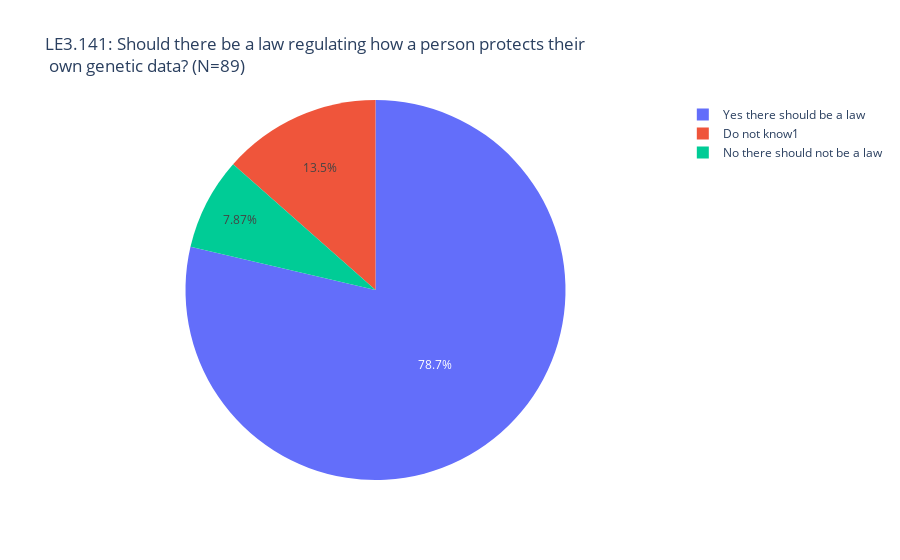

Write notebook code for a chart like this one.
### Code cell
comp_df = ndf_25
#filter all empty strings from values
comp_df["Group"] = comp_df["Group"].map(str)
filter = comp_df["Group"] == '25'
ndf = comp_df[filter]
# Teaching people's role profile

temp_series = ndf['Option'].value_counts()
labels = (np.array(temp_series.index))
sizes = (np.array((temp_series / temp_series.sum())*100))

trace = go.Pie(labels=labels, values=sizes)
layout = go.Layout(
    title="LE3.141: Should there be a law regulating how a person protects their<br> own genetic data? (N={})".format(len(comp_df))
)
data = [trace]
fig = go.Figure(data=data, layout=layout)
py.iplot(fig)

### Figure 1 — Plotly figure (JSON) as saved in the notebook; plotly's stock layout.template omitted (floating-point values rounded to 4 significant figures)
{"data": [{"labels": ["Yes there should be a law", "Do not know1", "No there should not be a law"], "type": "pie", "values": [78.65, 13.48, 7.865]}], "layout": {"title": {"text": "LE3.141: Should there be a law regulating how a person protects their<br> own genetic data? (N=89)"}}}
